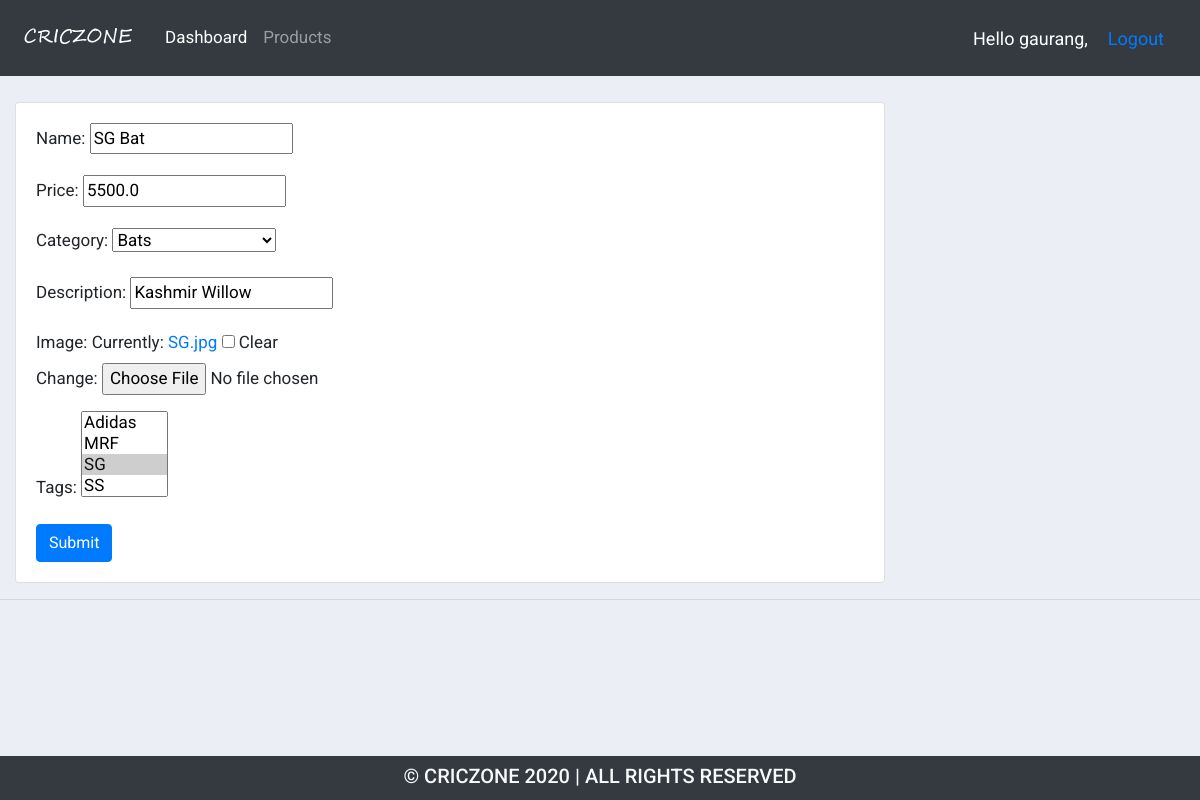
Before: /update_product/8/ (signed in) with the older database file.
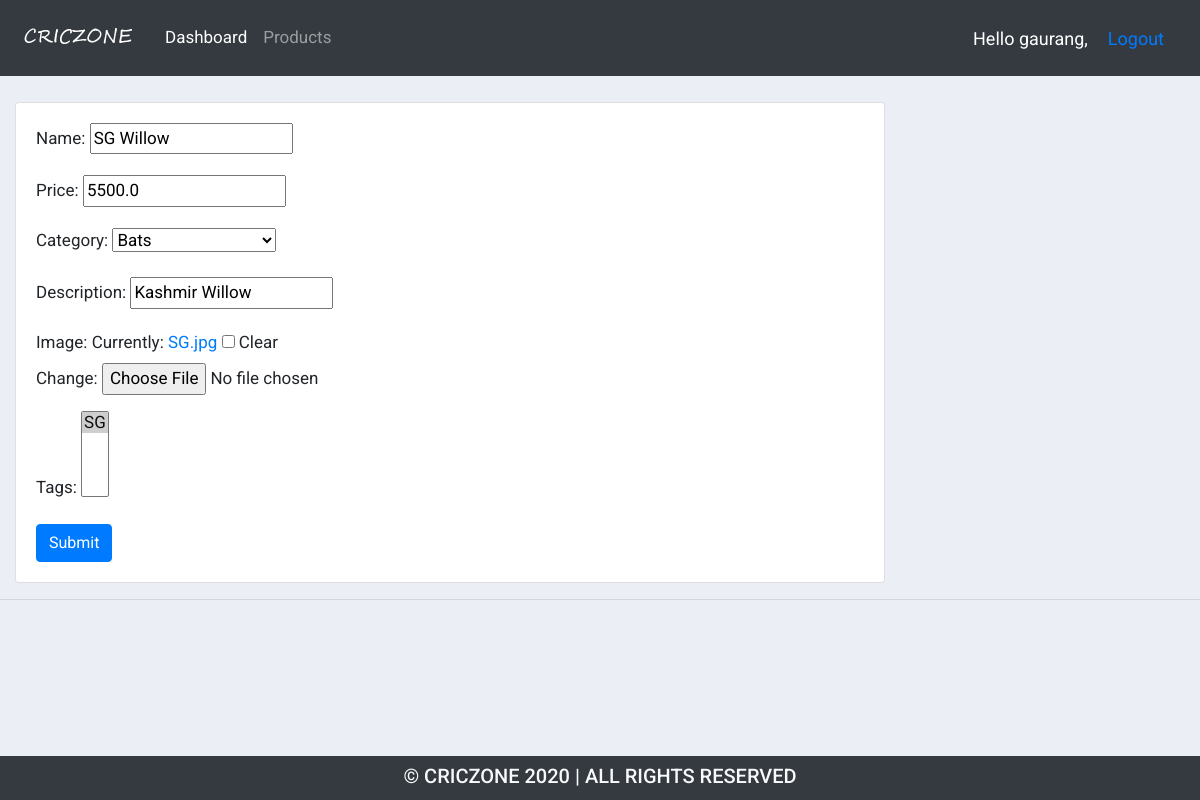
After: the same page with the newer database file.
### accounts/models.py (models this page shows, shortened)
class Product(models.Model):
    CATEGORY = (
        ('Bats','Bats'),
        ('Balls','Balls'),
        ('Pads', 'Pads'),
        ('Gloves', 'Gloves'),
        ('Safety Equipments', 'Safety Equipments'),
        ('Kits', 'Kits'),
    )
    name = models.CharField(max_length=200, null=True)
    price = models.FloatField(null=True)
    category = models.CharField(max_length=200, null=True, choices=CATEGORY)
    description = models.CharField(max_length=200, null=True)
    date_created = models.DateTimeField(auto_now_add=True, null=True)
    image = models.ImageField(default="profile1.png",null=True, blank=True)
    tags = models.ManyToManyField(Tag)

class Tag(models.Model):
    name = models.CharField(max_length=200, null=True)
    def __str__(self):
        return self.name

### accounts/decorators.py (the view)
        def wrapper_func(request, *args, **kwargs):
            group = None
            if request.user.groups.exists():
                group = request.user.groups.all()[0].name
            if group in allowed_roles:
                return view_func(request, *args, **kwargs)
            else:
                return HttpResponse("You are not authorized user")

### accounts/forms.py
class ProductForm(ModelForm):
    class Meta:
        model = Product
        fields = '__all__'
        exclude = ['date_created']

### accounts/views.py (called while the page is built)
@login_required(login_url='login')
@allowed_users(allowed_roles=['admin'])
def updateProduct(request,pk):
    product = Product.objects.get(id=pk)
    form = ProductForm(instance=product)
    if request.method == 'POST':
        form = ProductForm(request.POST ,request.FILES, instance=product)
        if form.is_valid:
            form.save()
            return redirect('products')
    context = {'form': form}
    return render(request, 'accounts/create_product.html', context)

### accounts/templates/accounts/create_product.html (shortened to what this page needs)
{%  extends 'accounts/main.html' %}
{% load static %}
{% block content %}
<br>
<div class="row">
    <div class="col-md-9">
        <div class="card card-body">
            <form method="POST" action="">
                {{form.as_p}}
                <input class="btn btn-primary" type="submit" name="Add Product">
            </form>
        </div>
    </div>
</div>
{% endblock %}

Changed rows visible on the page:
changed Product "Bats": name "SG Bat" → "SG Willow"
Other visible differences:
form field tags: "Adidas / MRF / SG ☑ / SS" → "SG ☑"
